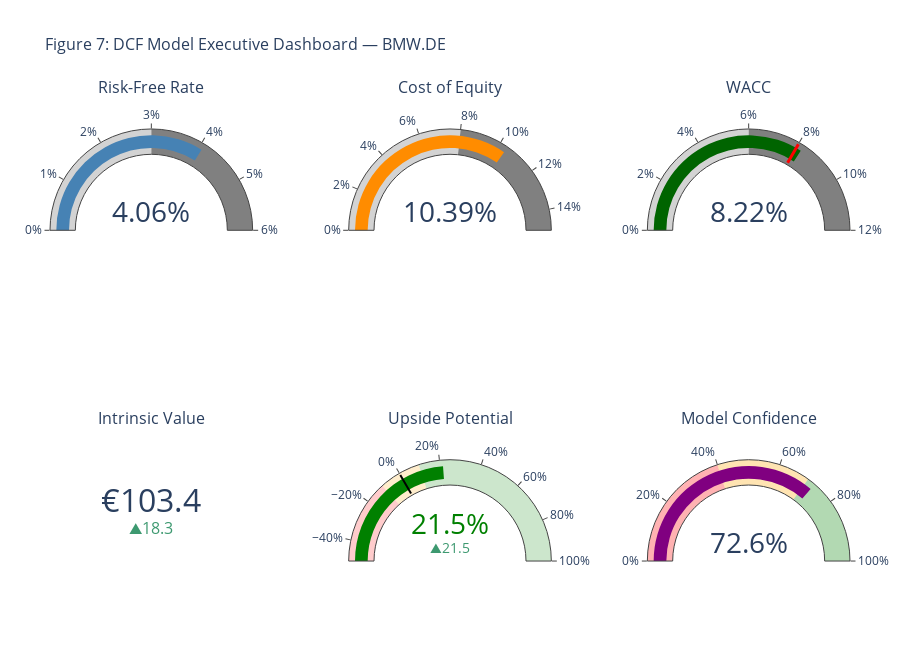

Source (notebook cell):
### Markdown cell above
## 7. Conclusion

### 7.1 Investment Verdict

Based on our DCF analysis with balanced assumptions, we summarize the key findings:

| Criterion | Assessment |
|-----------|------------|
| **Methodology** | Two-stage DCF with 5-year explicit forecast + terminal value |
| **Base Case Value** | ~€89/share |
| **Scenario Range** | €64 (Bear) – €125 (Bull) |
| **Current Price** | ~€85/share |
| **Upside Potential** | ~5% (Base Case) |
| **Key Drivers** | WACC (8.3–8.7%), terminal growth (1.15–1.45%), EBIT margin trajectory |
| **Sensitivity** | High — DCF models are inherently sensitive to terminal value assumptions |

### 7.2 Risk Factors

| Risk | Impact | Mitigation |
|------|--------|------------|
| EV transition costs | FCF pressure | Monitor CapEx trends |
| Margin compression | Lower terminal value | Track quarterly margins |
| Macro slowdown | Higher WACC, lower growth | Diversified geographic exposure |
| Competition (Tesla, Chinese OEMs) | Market share loss | Brand strength, Neue Klasse platform |

### 7.3 Monitoring Metrics

1. **EBIT Margin** — Track recovery/stabilization in 8–9% range
2. **FCF** — Monitor trajectory vs. forecast assumptions
3. **ROIC vs WACC** — Spread must remain positive for value creation
4. **EV Unit Sales** — Neue Klasse adoption trajectory

### 7.4 Final Assessment

BMW appears **fairly valued** at current market levels. The Base Case suggests ~5% upside, while the scenario range of €64–€125 reflects realistic uncertainty bounds. Key considerations:

- **Terminal value concentration** (~75% of EV) makes the model highly sensitive to WACC and growth assumptions
- **Narrow parameter spreads** (WACC 8.3–8.7%, growth 1.15–1.45%) are required to produce mathematically plausible valuations
- **EBIT margin trajectory** (7.2–8.7%) is the primary driver of FCF differences across scenarios

> **Note on DCF Sensitivity:** Wide parameter ranges produce extreme valuations that are mathematically unstable due to the Gordon Growth formula's division by (WACC − g). A spread of only 7% (e.g., WACC 8.5% − g 1.5%) implies a 14× terminal FCF multiple.

### Code cell
# =============================================================================
# Figure 7: Executive Dashboard — Full DCF Model Summary
# =============================================================================

fig = plots.executive_dashboard_gauges(
    rf,
    cost_of_equity,
    wacc,
    intrinsic_value_per_share,
    current_price,
    sensitivity_matrix,
    ticker
)
fig.show()

### Figure 1 — Plotly figure (JSON) as saved in the notebook; plotly's stock layout.template omitted (floating-point values rounded to 4 significant figures)
{"data": [{"domain": {"column": 0, "row": 0, "x": [0, 0.2533], "y": [0.675, 1]}, "gauge": {"axis": {"range": [0, 6], "ticksuffix": "%"}, "bar": {"color": "steelblue"}, "steps": [{"color": "lightgray", "range": [0, 3]}, {"color": "gray", "range": [3, 6]}]}, "mode": "gauge+number", "number": {"font": {"size": 28}, "suffix": "%"}, "type": "indicator", "value": 4.063}, {"domain": {"column": 1, "row": 0, "x": [0.3733, 0.6267], "y": [0.675, 1]}, "gauge": {"axis": {"range": [0, 15], "ticksuffix": "%"}, "bar": {"color": "darkorange"}, "steps": [{"color": "lightgray", "range": [0, 8]}, {"color": "gray", "range": [8, 15]}]}, "mode": "gauge+number", "number": {"font": {"size": 28}, "suffix": "%"}, "type": "indicator", "value": 10.39}, {"domain": {"column": 2, "row": 0, "x": [0.7467, 1], "y": [0.675, 1]}, "gauge": {"axis": {"range": [0, 12], "ticksuffix": "%"}, "bar": {"color": "darkgreen"}, "steps": [{"color": "lightgray", "range": [0, 6]}, {"color": "gray", "range": [6, 12]}], "threshold": {"line": {"color": "red", "width": 3}, "value": 8}}, "mode": "gauge+number", "number": {"font": {"size": 28}, "suffix": "%"}, "type": "indicator", "value": 8.217}, {"delta": {"position": "bottom", "reference": 85.08, "relative": false}, "domain": {"column": 0, "row": 1, "x": [0, 0.2533], "y": [0, 0.325]}, "mode": "number+delta", "number": {"font": {"size": 32}, "prefix": "€"}, "type": "indicator", "value": 103.4}, {"delta": {"position": "bottom", "reference": 0}, "domain": {"column": 1, "row": 1, "x": [0.3733, 0.6267], "y": [0, 0.325]}, "gauge": {"axis": {"range": [-50, 100], "ticksuffix": "%"}, "bar": {"color": "green"}, "steps": [{"color": "rgba(255,0,0,0.2)", "range": [-50, -10]}, {"color": "rgba(255,165,0,0.2)", "range": [-10, 10]}, {"color": "rgba(0,128,0,0.2)", "range": [10, 100]}], "threshold": {"line": {"color": "black", "width": 2}, "value": 0}}, "mode": "gauge+number+delta", "number": {"font": {"color": "green", "size": 28}, "suffix": "%"}, "type": "indicator", "value": 21.49}, {"domain": {"column": 2, "row": 1, "x": [0.7467, 1], "y": [0, 0.325]}, "gauge": {"axis": {"range": [0, 100], "ticksuffix": "%"}, "bar": {"color": "purple"}, "steps": [{"color": "rgba(255,0,0,0.3)", "range": [0, 40]}, {"color": "rgba(255,165,0,0.3)", "range": [40, 70]}, {"color": "rgba(0,128,0,0.3)", "range": [70, 100]}]}, "mode": "gauge+number", "number": {"font": {"size": 28}, "suffix": "%"}, "type": "indicator", "value": 72.61}], "layout": {"annotations": [{"font": {"size": 16}, "showarrow": false, "text": "Risk-Free Rate", "x": 0.1267, "xanchor": "center", "xref": "paper", "y": 1, "yanchor": "bottom", "yref": "paper"}, {"font": {"size": 16}, "showarrow": false, "text": "Cost of Equity", "x": 0.5, "xanchor": "center", "xref": "paper", "y": 1, "yanchor": "bottom", "yref": "paper"}, {"font": {"size": 16}, "showarrow": false, "text": "WACC", "x": 0.8733, "xanchor": "center", "xref": "paper", "y": 1, "yanchor": "bottom", "yref": "paper"}, {"font": {"size": 16}, "showarrow": false, "text": "Intrinsic Value", "x": 0.1267, "xanchor": "center", "xref": "paper", "y": 0.325, "yanchor": "bottom", "yref": "paper"}, {"font": {"size": 16}, "showarrow": false, "text": "Upside Potential", "x": 0.5, "xanchor": "center", "xref": "paper", "y": 0.325, "yanchor": "bottom", "yref": "paper"}, {"font": {"size": 16}, "showarrow": false, "text": "Model Confidence", "x": 0.8733, "xanchor": "center", "xref": "paper", "y": 0.325, "yanchor": "bottom", "yref": "paper"}], "height": 650, "margin": {"b": 60, "l": 50, "r": 50, "t": 100}, "title": {"font": {"size": 16}, "text": "Figure 7: DCF Model Executive Dashboard — BMW.DE"}}}
